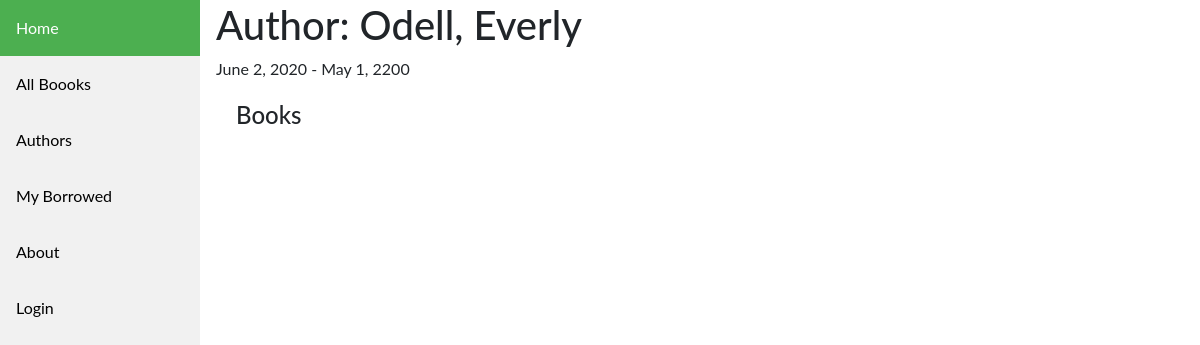
/catalog/author/3, run on an earlier commit of the app's database.
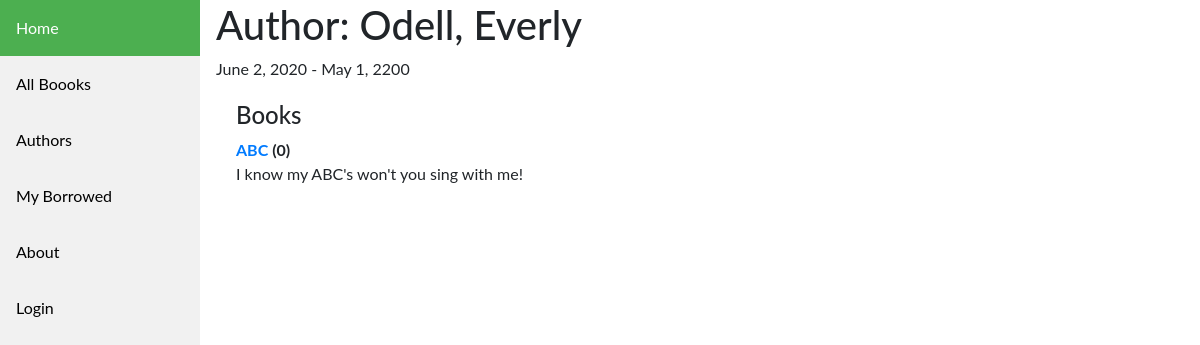
And on a later commit of the database.
### catalog/models.py (models this page shows, shortened)
class Book(models.Model):
    title = models.CharField(max_length=200)
    author = models.ForeignKey('Author', on_delete=models.SET_NULL, null=True)
    summary = models.TextField(max_length=1000, help_text='Enter a brief description of the book')
    isbn = models.CharField('ISBN', max_length=13, help_text='13 Character <a href="https://www.isbn-international.org/content/what-isbn">ISBN number</a>')
    genre = models.ManyToManyField(Genre, help_text='Select a genre for this book')
    language = models.ForeignKey('Language', on_delete=models.SET_NULL, null=True)
    def __str__(self):
        return self.title
    def display_genre(self):
        """Create a string for the Genre. This is required to display genre in Admin."""
        return ', '.join(genre.name for genre in self.genre.all()[:3])
    display_genre.short_description = 'Genre'

### catalog/views.py (the view)
# urls.py: path('author/<int:pk>', views.AuthorDetailView.as_view(), name='author-detail'),
class AuthorDetailView(generic.DetailView):
    model = Author
    paginate_by = 2

### catalog/models.py (called while the page is built)
    def __str__(self):
        return f'{self.last_name}, {self.first_name}'

### catalog/templates/catalog/author_detail.html
{% extends "catalog/base_generic.html" %} {% block content %}
<h1>Author: {{ author }}</h1>
<p>
  {{author.date_of_birth}} - {% if author.date_of_death%}
  {{author.date_of_death}}{% endif %}
</p>
<div style="margin-left: 20px; margin-top: 20px;">
  <h4>Books</h4>
  <dl>
    {% for book in author.book_set.all %}
    <dt>
      <a href="{% url 'book-detail' book.pk %}">{{book}}</a>
      ({{book.bookinstance_set.all.count}})
    </dt>
    <dd>{{book.summary}}</dd>
    {% endfor %}
  </dl>
</div>
{% endblock %}

What changed in the data, as far as the page shows it:
added Book: title "ABC", bookinstance_set.all.count "0", summary "I know my ABC's won't you sing with me!"
